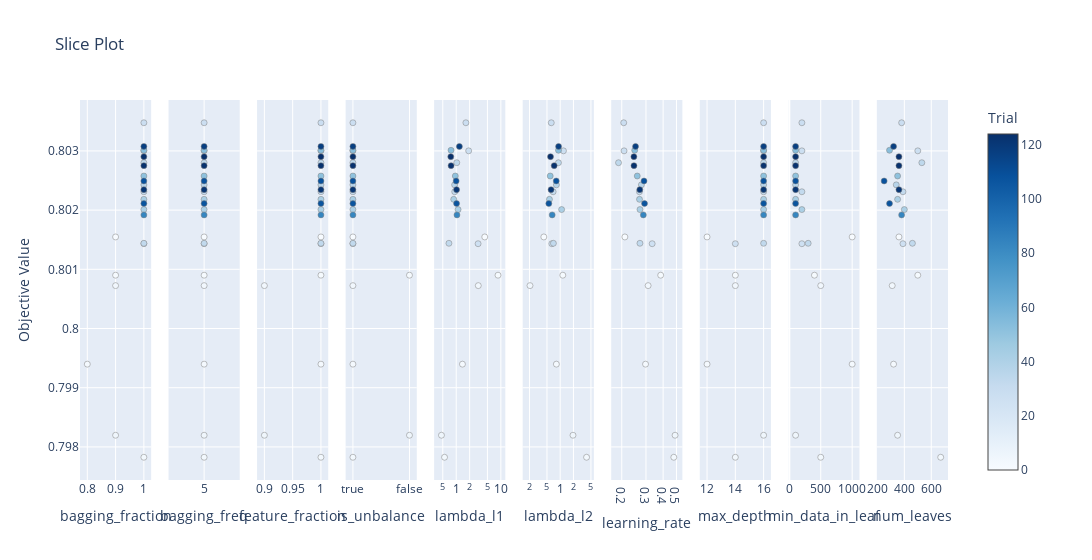

Notebook source saved alongside this figure:
### Code cell
optuna.visualization.plot_slice(study)

### Figure 1 — Plotly figure (JSON) as saved in the notebook; plotly's stock layout.template omitted (floating-point values rounded to 4 significant figures)
{"data": [{"marker": {"color": [0, 1, 2, 3, 4, 5, 26, 27, 28, 32, 33, 34, 37, 41, 42, 51, 53, 83, 107, 108, 117, 121, 123, 124], "colorbar": {"title": {"text": "Trial"}, "x": 1, "xpad": 40}, "colorscale": [[0, "rgb(247,251,255)"], [0.125, "rgb(222,235,247)"], [0.25, "rgb(198,219,239)"], [0.375, "rgb(158,202,225)"], [0.5, "rgb(107,174,214)"], [0.625, "rgb(66,146,198)"], [0.75, "rgb(33,113,181)"], [0.875, "rgb(8,81,156)"], [1, "rgb(8,48,107)"]], "line": {"color": "Grey", "width": 0.5}, "showscale": true}, "mode": "markers", "showlegend": false, "type": "scatter", "x": [0.9, 0.9, 0.8, 1, 0.9, 0.9, 1, 1, 1, 1, 1, 1, 1, 1, 1, 1, 1, 1, 1, 1, 1, 1, 1, 1], "xaxis": "x", "y": [0.8015, 0.8009, 0.7994, 0.7978, 0.8007, 0.7982, 0.8014, 0.803, 0.8035, 0.8023, 0.8014, 0.8028, 0.8024, 0.802, 0.8022, 0.8026, 0.803, 0.8019, 0.8021, 0.8025, 0.8031, 0.8023, 0.8028, 0.8029], "yaxis": "y"}, {"marker": {"color": [0, 1, 2, 3, 4, 5, 26, 27, 28, 32, 33, 34, 37, 41, 42, 51, 53, 83, 107, 108, 117, 121, 123, 124], "colorbar": {"title": {"text": "Trial"}, "x": 1, "xpad": 40}, "colorscale": [[0, "rgb(247,251,255)"], [0.125, "rgb(222,235,247)"], [0.25, "rgb(198,219,239)"], [0.375, "rgb(158,202,225)"], [0.5, "rgb(107,174,214)"], [0.625, "rgb(66,146,198)"], [0.75, "rgb(33,113,181)"], [0.875, "rgb(8,81,156)"], [1, "rgb(8,48,107)"]], "line": {"color": "Grey", "width": 0.5}, "showscale": false}, "mode": "markers", "showlegend": false, "type": "scatter", "x": [5, 5, 5, 5, 5, 5, 5, 5, 5, 5, 5, 5, 5, 5, 5, 5, 5, 5, 5, 5, 5, 5, 5, 5], "xaxis": "x2", "y": [0.8015, 0.8009, 0.7994, 0.7978, 0.8007, 0.7982, 0.8014, 0.803, 0.8035, 0.8023, 0.8014, 0.8028, 0.8024, 0.802, 0.8022, 0.8026, 0.803, 0.8019, 0.8021, 0.8025, 0.8031, 0.8023, 0.8028, 0.8029], "yaxis": "y2"}, {"marker": {"color": [0, 1, 2, 3, 4, 5, 26, 27, 28, 32, 33, 34, 37, 41, 42, 51, 53, 83, 107, 108, 117, 121, 123, 124], "colorbar": {"title": {"text": "Trial"}, "x": 1, "xpad": 40}, "colorscale": [[0, "rgb(247,251,255)"], [0.125, "rgb(222,235,247)"], [0.25, "rgb(198,219,239)"], [0.375, "rgb(158,202,225)"], [0.5, "rgb(107,174,214)"], [0.625, "rgb(66,146,198)"], [0.75, "rgb(33,113,181)"], [0.875, "rgb(8,81,156)"], [1, "rgb(8,48,107)"]], "line": {"color": "Grey", "width": 0.5}, "showscale": false}, "mode": "markers", "showlegend": false, "type": "scatter", "x": [1, 1, 1, 1, 0.9, 0.9, 1, 1, 1, 1, 1, 1, 1, 1, 1, 1, 1, 1, 1, 1, 1, 1, 1, 1], "xaxis": "x3", "y": [0.8015, 0.8009, 0.7994, 0.7978, 0.8007, 0.7982, 0.8014, 0.803, 0.8035, 0.8023, 0.8014, 0.8028, 0.8024, 0.802, 0.8022, 0.8026, 0.803, 0.8019, 0.8021, 0.8025, 0.8031, 0.8023, 0.8028, 0.8029], "yaxis": "y3"}, {"marker": {"color": [0, 1, 2, 3, 4, 5, 26, 27, 28, 32, 33, 34, 37, 41, 42, 51, 53, 83, 107, 108, 117, 121, 123, 124], "colorbar": {"title": {"text": "Trial"}, "x": 1, "xpad": 40}, "colorscale": [[0, "rgb(247,251,255)"], [0.125, "rgb(222,235,247)"], [0.25, "rgb(198,219,239)"], [0.375, "rgb(158,202,225)"], [0.5, "rgb(107,174,214)"], [0.625, "rgb(66,146,198)"], [0.75, "rgb(33,113,181)"], [0.875, "rgb(8,81,156)"], [1, "rgb(8,48,107)"]], "line": {"color": "Grey", "width": 0.5}, "showscale": false}, "mode": "markers", "showlegend": false, "type": "scatter", "x": [true, false, true, true, true, false, true, true, true, true, true, true, true, true, true, true, true, true, true, true, true, true, true, true], "xaxis": "x4", "y": [0.8015, 0.8009, 0.7994, 0.7978, 0.8007, 0.7982, 0.8014, 0.803, 0.8035, 0.8023, 0.8014, 0.8028, 0.8024, 0.802, 0.8022, 0.8026, 0.803, 0.8019, 0.8021, 0.8025, 0.8031, 0.8023, 0.8028, 0.8029], "yaxis": "y4"}, {"marker": {"color": [0, 1, 2, 3, 4, 5, 26, 27, 28, 32, 33, 34, 37, 41, 42, 51, 53, 83, 107, 108, 117, 121, 123, 124], "colorbar": {"title": {"text": "Trial"}, "x": 1, "xpad": 40}, "colorscale": [[0, "rgb(247,251,255)"], [0.125, "rgb(222,235,247)"], [0.25, "rgb(198,219,239)"], [0.375, "rgb(158,202,225)"], [0.5, "rgb(107,174,214)"], [0.625, "rgb(66,146,198)"], [0.75, "rgb(33,113,181)"], [0.875, "rgb(8,81,156)"], [1, "rgb(8,48,107)"]], "line": {"color": "Grey", "width": 0.5}, "showscale": false}, "mode": "markers", "showlegend": false, "type": "scatter", "x": [4.36, 8.638, 1.379, 0.547, 3.122, 0.4668, 3.09, 1.901, 1.647, 0.9262, 0.6865, 1.029, 0.921, 1.1, 0.8783, 0.954, 0.7651, 1.039, 1.019, 0.9961, 1.177, 1.018, 0.7666, 0.7553], "xaxis": "x5", "y": [0.8015, 0.8009, 0.7994, 0.7978, 0.8007, 0.7982, 0.8014, 0.803, 0.8035, 0.8023, 0.8014, 0.8028, 0.8024, 0.802, 0.8022, 0.8026, 0.803, 0.8019, 0.8021, 0.8025, 0.8031, 0.8023, 0.8028, 0.8029], "yaxis": "y5"}, {"marker": {"color": [0, 1, 2, 3, 4, 5, 26, 27, 28, 32, 33, 34, 37, 41, 42, 51, 53, 83, 107, 108, 117, 121, 123, 124], "colorbar": {"title": {"text": "Trial"}, "x": 1, "xpad": 40}, "colorscale": [[0, "rgb(247,251,255)"], [0.125, "rgb(222,235,247)"], [0.25, "rgb(198,219,239)"], [0.375, "rgb(158,202,225)"], [0.5, "rgb(107,174,214)"], [0.625, "rgb(66,146,198)"], [0.75, "rgb(33,113,181)"], [0.875, "rgb(8,81,156)"], [1, "rgb(8,48,107)"]], "line": {"color": "Grey", "width": 0.5}, "showscale": false}, "mode": "markers", "showlegend": false, "type": "scatter", "x": [0.4241, 1.146, 0.818, 3.972, 0.2055, 1.953, 0.6445, 1.186, 0.6264, 0.6913, 0.7002, 0.9127, 0.8193, 1.077, 0.5696, 0.5929, 0.9134, 0.657, 0.551, 0.8115, 0.9189, 0.6193, 0.7289, 0.6025], "xaxis": "x6", "y": [0.8015, 0.8009, 0.7994, 0.7978, 0.8007, 0.7982, 0.8014, 0.803, 0.8035, 0.8023, 0.8014, 0.8028, 0.8024, 0.802, 0.8022, 0.8026, 0.803, 0.8019, 0.8021, 0.8025, 0.8031, 0.8023, 0.8028, 0.8029], "yaxis": "y6"}, {"marker": {"color": [0, 1, 2, 3, 4, 5, 26, 27, 28, 32, 33, 34, 37, 41, 42, 51, 53, 83, 107, 108, 117, 121, 123, 124], "colorbar": {"title": {"text": "Trial"}, "x": 1, "xpad": 40}, "colorscale": [[0, "rgb(247,251,255)"], [0.125, "rgb(222,235,247)"], [0.25, "rgb(198,219,239)"], [0.375, "rgb(158,202,225)"], [0.5, "rgb(107,174,214)"], [0.625, "rgb(66,146,198)"], [0.75, "rgb(33,113,181)"], [0.875, "rgb(8,81,156)"], [1, "rgb(8,48,107)"]], "line": {"color": "Grey", "width": 0.5}, "showscale": false}, "mode": "markers", "showlegend": false, "type": "scatter", "x": [0.2107, 0.384, 0.2979, 0.4783, 0.311, 0.4886, 0.3328, 0.2078, 0.2067, 0.2691, 0.2712, 0.1895, 0.2778, 0.2715, 0.2693, 0.2592, 0.2484, 0.2871, 0.2929, 0.2904, 0.2519, 0.2705, 0.2454, 0.2451], "xaxis": "x7", "y": [0.8015, 0.8009, 0.7994, 0.7978, 0.8007, 0.7982, 0.8014, 0.803, 0.8035, 0.8023, 0.8014, 0.8028, 0.8024, 0.802, 0.8022, 0.8026, 0.803, 0.8019, 0.8021, 0.8025, 0.8031, 0.8023, 0.8028, 0.8029], "yaxis": "y7"}, {"marker": {"color": [0, 1, 2, 3, 4, 5, 26, 27, 28, 32, 33, 34, 37, 41, 42, 51, 53, 83, 107, 108, 117, 121, 123, 124], "colorbar": {"title": {"text": "Trial"}, "x": 1, "xpad": 40}, "colorscale": [[0, "rgb(247,251,255)"], [0.125, "rgb(222,235,247)"], [0.25, "rgb(198,219,239)"], [0.375, "rgb(158,202,225)"], [0.5, "rgb(107,174,214)"], [0.625, "rgb(66,146,198)"], [0.75, "rgb(33,113,181)"], [0.875, "rgb(8,81,156)"], [1, "rgb(8,48,107)"]], "line": {"color": "Grey", "width": 0.5}, "showscale": false}, "mode": "markers", "showlegend": false, "type": "scatter", "x": [12, 14, 12, 14, 14, 16, 14, 16, 16, 16, 16, 16, 16, 16, 16, 16, 16, 16, 16, 16, 16, 16, 16, 16], "xaxis": "x8", "y": [0.8015, 0.8009, 0.7994, 0.7978, 0.8007, 0.7982, 0.8014, 0.803, 0.8035, 0.8023, 0.8014, 0.8028, 0.8024, 0.802, 0.8022, 0.8026, 0.803, 0.8019, 0.8021, 0.8025, 0.8031, 0.8023, 0.8028, 0.8029], "yaxis": "y8"}, {"marker": {"color": [0, 1, 2, 3, 4, 5, 26, 27, 28, 32, 33, 34, 37, 41, 42, 51, 53, 83, 107, 108, 117, 121, 123, 124], "colorbar": {"title": {"text": "Trial"}, "x": 1, "xpad": 40}, "colorscale": [[0, "rgb(247,251,255)"], [0.125, "rgb(222,235,247)"], [0.25, "rgb(198,219,239)"], [0.375, "rgb(158,202,225)"], [0.5, "rgb(107,174,214)"], [0.625, "rgb(66,146,198)"], [0.75, "rgb(33,113,181)"], [0.875, "rgb(8,81,156)"], [1, "rgb(8,48,107)"]], "line": {"color": "Grey", "width": 0.5}, "showscale": false}, "mode": "markers", "showlegend": false, "type": "scatter", "x": [1000, 400, 1000, 500, 500, 100, 200, 200, 200, 200, 300, 100, 100, 200, 100, 100, 100, 100, 100, 100, 100, 100, 100, 100], "xaxis": "x9", "y": [0.8015, 0.8009, 0.7994, 0.7978, 0.8007, 0.7982, 0.8014, 0.803, 0.8035, 0.8023, 0.8014, 0.8028, 0.8024, 0.802, 0.8022, 0.8026, 0.803, 0.8019, 0.8021, 0.8025, 0.8031, 0.8023, 0.8028, 0.8029], "yaxis": "y9"}, {"marker": {"color": [0, 1, 2, 3, 4, 5, 26, 27, 28, 32, 33, 34, 37, 41, 42, 51, 53, 83, 107, 108, 117, 121, 123, 124], "colorbar": {"title": {"text": "Trial"}, "x": 1, "xpad": 40}, "colorscale": [[0, "rgb(247,251,255)"], [0.125, "rgb(222,235,247)"], [0.25, "rgb(198,219,239)"], [0.375, "rgb(158,202,225)"], [0.5, "rgb(107,174,214)"], [0.625, "rgb(66,146,198)"], [0.75, "rgb(33,113,181)"], [0.875, "rgb(8,81,156)"], [1, "rgb(8,48,107)"]], "line": {"color": "Grey", "width": 0.5}, "showscale": false}, "mode": "markers", "showlegend": false, "type": "scatter", "x": [360, 500, 320, 670, 310, 350, 390, 500, 380, 390, 460, 530, 340, 400, 350, 350, 290, 380, 290, 250, 320, 360, 360, 360], "xaxis": "x10", "y": [0.8015, 0.8009, 0.7994, 0.7978, 0.8007, 0.7982, 0.8014, 0.803, 0.8035, 0.8023, 0.8014, 0.8028, 0.8024, 0.802, 0.8022, 0.8026, 0.803, 0.8019, 0.8021, 0.8025, 0.8031, 0.8023, 0.8028, 0.8029], "yaxis": "y10"}], "layout": {"title": {"text": "Slice Plot"}, "width": 3000, "xaxis": {"anchor": "y", "domain": [0, 0.082], "title": {"text": "bagging_fraction"}}, "xaxis10": {"anchor": "y10", "domain": [0.918, 1.0], "title": {"text": "num_leaves"}}, "xaxis2": {"anchor": "y2", "categoryarray": [5], "categoryorder": "array", "domain": [0.102, 0.184], "title": {"text": "bagging_freq"}, "type": "category"}, "xaxis3": {"anchor": "y3", "domain": [0.204, 0.286], "title": {"text": "feature_fraction"}}, "xaxis4": {"anchor": "y4", "categoryarray": [true, false], "categoryorder": "array", "domain": [0.306, 0.388], "title": {"text": "is_unbalance"}, "type": "category"}, "xaxis5": {"anchor": "y5", "domain": [0.408, 0.49], "title": {"text": "lambda_l1"}, "type": "log"}, "xaxis6": {"anchor": "y6", "domain": [0.51, 0.592], "title": {"text": "lambda_l2"}, "type": "log"}, "xaxis7": {"anchor": "y7", "domain": [0.612, 0.694], "title": {"text": "learning_rate"}, "type": "log"}, "xaxis8": {"anchor": "y8", "domain": [0.714, 0.796], "title": {"text": "max_depth"}}, "xaxis9": {"anchor": "y9", "domain": [0.816, 0.898], "title": {"text": "min_data_in_leaf"}}, "yaxis": {"anchor": "x", "domain": [0, 1], "title": {"text": "Objective Value"}}, "yaxis10": {"anchor": "x10", "domain": [0, 1], "matches": "y", "showticklabels": false}, "yaxis2": {"anchor": "x2", "domain": [0, 1], "matches": "y", "showticklabels": false}, "yaxis3": {"anchor": "x3", "domain": [0, 1], "matches": "y", "showticklabels": false}, "yaxis4": {"anchor": "x4", "domain": [0, 1], "matches": "y", "showticklabels": false}, "yaxis5": {"anchor": "x5", "domain": [0, 1], "matches": "y", "showticklabels": false}, "yaxis6": {"anchor": "x6", "domain": [0, 1], "matches": "y", "showticklabels": false}, "yaxis7": {"anchor": "x7", "domain": [0, 1], "matches": "y", "showticklabels": false}, "yaxis8": {"anchor": "x8", "domain": [0, 1], "matches": "y", "showticklabels": false}, "yaxis9": {"anchor": "x9", "domain": [0, 1], "matches": "y", "showticklabels": false}}}
